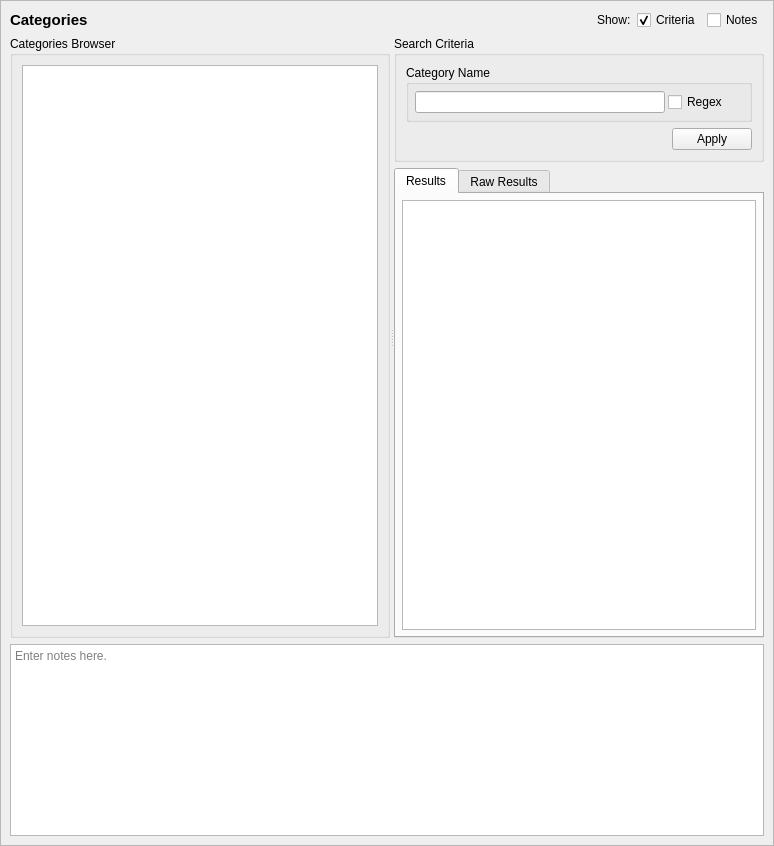
<?xml version="1.0" encoding="UTF-8"?>
<ui version="4.0">
 <class>CategoryQueryTab_ui</class>
 <widget class="QScrollArea" name="CategoryQueryTab_ui">
  <property name="geometry">
   <rect>
    <x>0</x>
    <y>0</y>
    <width>774</width>
    <height>846</height>
   </rect>
  </property>
  <property name="sizeAdjustPolicy">
   <enum>QAbstractScrollArea::AdjustToContents</enum>
  </property>
  <property name="widgetResizable">
   <bool>true</bool>
  </property>
  <widget class="QWidget" name="contents">
   <property name="geometry">
    <rect>
     <x>0</x>
     <y>0</y>
     <width>772</width>
     <height>844</height>
    </rect>
   </property>
   <property name="minimumSize">
    <size>
     <width>0</width>
     <height>0</height>
    </size>
   </property>
   <layout class="QGridLayout" name="gridLayout_3">
    <item row="0" column="0">
     <widget class="QLabel" name="label">
      <property name="sizePolicy">
       <sizepolicy hsizetype="Preferred" vsizetype="Fixed">
        <horstretch>0</horstretch>
        <verstretch>0</verstretch>
       </sizepolicy>
      </property>
      <property name="maximumSize">
       <size>
        <width>16777215</width>
        <height>20</height>
       </size>
      </property>
      <property name="font">
       <font>
        <pointsize>11</pointsize>
        <weight>75</weight>
        <bold>true</bold>
       </font>
      </property>
      <property name="text">
       <string>Categories</string>
      </property>
     </widget>
    </item>
    <item row="3" column="0" colspan="5">
     <widget class="QTextEdit" name="notes">
      <property name="minimumSize">
       <size>
        <width>0</width>
        <height>80</height>
       </size>
      </property>
      <property name="toolTip">
       <string>Optionally enter notes here about the query.</string>
      </property>
      <property name="placeholderText">
       <string>Enter notes here.</string>
      </property>
     </widget>
    </item>
    <item row="0" column="1">
     <spacer name="horizontalSpacer">
      <property name="orientation">
       <enum>Qt::Horizontal</enum>
      </property>
      <property name="sizeHint" stdset="0">
       <size>
        <width>440</width>
        <height>20</height>
       </size>
      </property>
     </spacer>
    </item>
    <item row="0" column="2">
     <widget class="QLabel" name="label_2">
      <property name="text">
       <string>Show:</string>
      </property>
     </widget>
    </item>
    <item row="0" column="3">
     <widget class="QCheckBox" name="criteria_expander">
      <property name="toolTip">
       <string>Show or hide the search criteria (no settings are lost)</string>
      </property>
      <property name="text">
       <string>Criteria</string>
      </property>
      <property name="checked">
       <bool>true</bool>
      </property>
     </widget>
    </item>
    <item row="0" column="4">
     <widget class="QCheckBox" name="notes_expander">
      <property name="toolTip">
       <string>Show or hide the notes field (no data is lost)</string>
      </property>
      <property name="text">
       <string>Notes</string>
      </property>
     </widget>
    </item>
    <item row="1" column="0" rowspan="2" colspan="5">
     <widget class="QSplitter" name="splitter">
      <property name="sizePolicy">
       <sizepolicy hsizetype="Expanding" vsizetype="Preferred">
        <horstretch>0</horstretch>
        <verstretch>1</verstretch>
       </sizepolicy>
      </property>
      <property name="orientation">
       <enum>Qt::Horizontal</enum>
      </property>
      <widget class="QGroupBox" name="browser_groupBox">
       <property name="title">
        <string>Categories Browser</string>
       </property>
       <layout class="QGridLayout" name="gridLayout">
        <item row="0" column="0">
         <widget class="GetDetailsListView" name="cats"/>
        </item>
       </layout>
      </widget>
      <widget class="QWidget" name="verticalLayoutWidget">
       <layout class="QVBoxLayout" name="verticalLayout">
        <item>
         <widget class="QGroupBox" name="criteria_frame">
          <property name="sizePolicy">
           <sizepolicy hsizetype="Preferred" vsizetype="Preferred">
            <horstretch>0</horstretch>
            <verstretch>0</verstretch>
           </sizepolicy>
          </property>
          <property name="maximumSize">
           <size>
            <width>16777215</width>
            <height>16777215</height>
           </size>
          </property>
          <property name="title">
           <string>Search Criteria</string>
          </property>
          <layout class="QGridLayout" name="gridLayout_2">
           <item row="1" column="1">
            <widget class="QDialogButtonBox" name="buttonBox">
             <property name="standardButtons">
              <set>QDialogButtonBox::Apply</set>
             </property>
            </widget>
           </item>
           <item row="0" column="0" colspan="2">
            <widget class="QGroupBox" name="name_criteria">
             <property name="maximumSize">
              <size>
               <width>16777215</width>
               <height>120</height>
              </size>
             </property>
             <property name="title">
              <string>Category Name</string>
             </property>
             <layout class="QGridLayout" name="gridLayout_8">
              <property name="leftMargin">
               <number>6</number>
              </property>
              <property name="topMargin">
               <number>6</number>
              </property>
              <property name="rightMargin">
               <number>6</number>
              </property>
              <property name="bottomMargin">
               <number>6</number>
              </property>
              <property name="spacing">
               <number>3</number>
              </property>
              <item row="0" column="1">
               <widget class="QLineEdit" name="name">
                <property name="sizePolicy">
                 <sizepolicy hsizetype="Expanding" vsizetype="Fixed">
                  <horstretch>0</horstretch>
                  <verstretch>0</verstretch>
                 </sizepolicy>
                </property>
                <property name="minimumSize">
                 <size>
                  <width>150</width>
                  <height>20</height>
                 </size>
                </property>
                <property name="maximumSize">
                 <size>
                  <width>250</width>
                  <height>16777215</height>
                 </size>
                </property>
               </widget>
              </item>
              <item row="0" column="2">
               <widget class="QCheckBox" name="name_regex">
                <property name="toolTip">
                 <string>Use regular expressions to match the type's name.</string>
                </property>
                <property name="text">
                 <string>Regex</string>
                </property>
               </widget>
              </item>
             </layout>
            </widget>
           </item>
          </layout>
         </widget>
        </item>
        <item>
         <widget class="QTabWidget" name="results_frame">
          <property name="sizePolicy">
           <sizepolicy hsizetype="Preferred" vsizetype="MinimumExpanding">
            <horstretch>0</horstretch>
            <verstretch>1</verstretch>
           </sizepolicy>
          </property>
          <property name="currentIndex">
           <number>0</number>
          </property>
          <widget class="QWidget" name="table_page">
           <property name="sizePolicy">
            <sizepolicy hsizetype="Preferred" vsizetype="MinimumExpanding">
             <horstretch>0</horstretch>
             <verstretch>0</verstretch>
            </sizepolicy>
           </property>
           <attribute name="title">
            <string>Results</string>
           </attribute>
           <layout class="QVBoxLayout" name="verticalLayout_3">
            <property name="leftMargin">
             <number>6</number>
            </property>
            <property name="topMargin">
             <number>6</number>
            </property>
            <property name="rightMargin">
             <number>6</number>
            </property>
            <property name="bottomMargin">
             <number>6</number>
            </property>
            <item>
             <widget class="QTableView" name="table_results">
              <property name="sizePolicy">
               <sizepolicy hsizetype="Expanding" vsizetype="MinimumExpanding">
                <horstretch>0</horstretch>
                <verstretch>0</verstretch>
               </sizepolicy>
              </property>
              <property name="sizeAdjustPolicy">
               <enum>QAbstractScrollArea::AdjustIgnored</enum>
              </property>
              <property name="alternatingRowColors">
               <bool>true</bool>
              </property>
              <property name="sortingEnabled">
               <bool>true</bool>
              </property>
             </widget>
            </item>
           </layout>
          </widget>
          <widget class="QWidget" name="raw_page">
           <property name="sizePolicy">
            <sizepolicy hsizetype="Preferred" vsizetype="MinimumExpanding">
             <horstretch>0</horstretch>
             <verstretch>0</verstretch>
            </sizepolicy>
           </property>
           <attribute name="title">
            <string>Raw Results</string>
           </attribute>
           <layout class="QVBoxLayout" name="verticalLayout_2">
            <property name="leftMargin">
             <number>6</number>
            </property>
            <property name="topMargin">
             <number>6</number>
            </property>
            <property name="rightMargin">
             <number>6</number>
            </property>
            <property name="bottomMargin">
             <number>6</number>
            </property>
            <item>
             <widget class="QPlainTextEdit" name="raw_results">
              <property name="sizePolicy">
               <sizepolicy hsizetype="Expanding" vsizetype="MinimumExpanding">
                <horstretch>0</horstretch>
                <verstretch>0</verstretch>
               </sizepolicy>
              </property>
              <property name="minimumSize">
               <size>
                <width>0</width>
                <height>0</height>
               </size>
              </property>
              <property name="font">
               <font>
                <family>Monospace</family>
               </font>
              </property>
              <property name="documentTitle">
               <string/>
              </property>
              <property name="lineWrapMode">
               <enum>QPlainTextEdit::NoWrap</enum>
              </property>
              <property name="readOnly">
               <bool>true</bool>
              </property>
             </widget>
            </item>
           </layout>
          </widget>
         </widget>
        </item>
       </layout>
      </widget>
     </widget>
    </item>
   </layout>
   <zorder>splitter</zorder>
   <zorder>notes</zorder>
   <zorder>label</zorder>
   <zorder>label_2</zorder>
   <zorder>horizontalSpacer</zorder>
   <zorder>criteria_expander</zorder>
   <zorder>notes_expander</zorder>
  </widget>
 </widget>
 <customwidgets>
  <customwidget>
   <class>GetDetailsListView</class>
   <extends>QListView</extends>
   <header>setoolsgui/getdetailslist.h</header>
  </customwidget>
 </customwidgets>
 <tabstops>
  <tabstop>criteria_expander</tabstop>
  <tabstop>notes_expander</tabstop>
  <tabstop>cats</tabstop>
  <tabstop>name</tabstop>
  <tabstop>name_regex</tabstop>
  <tabstop>results_frame</tabstop>
  <tabstop>table_results</tabstop>
  <tabstop>raw_results</tabstop>
  <tabstop>notes</tabstop>
 </tabstops>
 <resources/>
 <connections>
  <connection>
   <sender>notes_expander</sender>
   <signal>toggled(bool)</signal>
   <receiver>notes</receiver>
   <slot>setVisible(bool)</slot>
   <hints>
    <hint type="sourcelabel">
     <x>732</x>
     <y>20</y>
    </hint>
    <hint type="destinationlabel">
     <x>386</x>
     <y>754</y>
    </hint>
   </hints>
  </connection>
  <connection>
   <sender>criteria_expander</sender>
   <signal>toggled(bool)</signal>
   <receiver>criteria_frame</receiver>
   <slot>setVisible(bool)</slot>
   <hints>
    <hint type="sourcelabel">
     <x>583</x>
     <y>20</y>
    </hint>
    <hint type="destinationlabel">
     <x>496</x>
     <y>226</y>
    </hint>
   </hints>
  </connection>
 </connections>
</ui>
